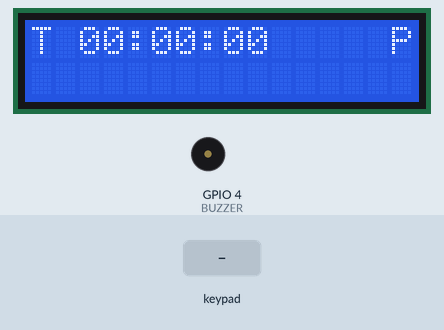
The sketch below on a simulated ESP32. Shown: 16×2 character LCD, buzzer (waves = sounding, pin HIGH). The test bench sets the inputs (shaded band). The local clock reads 2024-03-15 10:24:30 at power-on unless the sketch sets it.

Above: at 1.2 s.
1.3 s: key 'A' pressed
At 1.6 s:
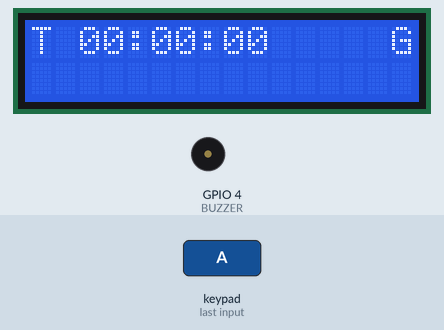
3.8 s: keypad keys 1 3 1 2 1 4 2 7 D pressed 0.4 s apart
At 7.8 s:
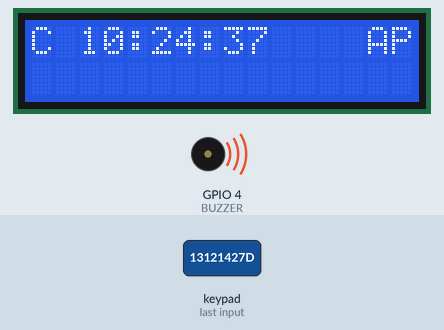
10.4 s: key 'D' pressed
At 11.2 s:
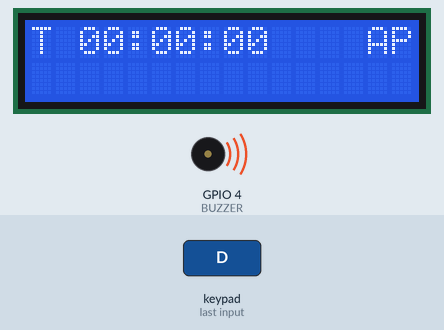
11.9 s: keypad keys 1 3 1 2 1 4 2 7 A pressed 0.4 s apart
At 15.7 s:
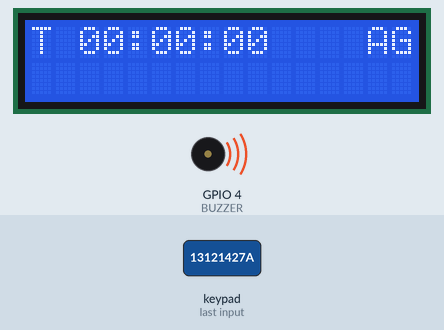
17.6 s: key 'B' pressed
At 18.0 s:
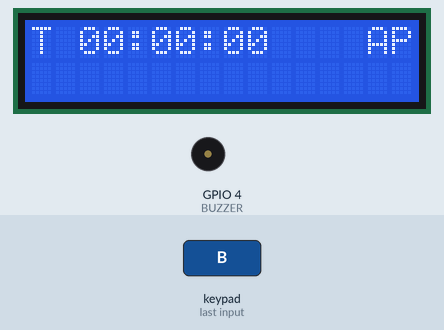
19.1 s: keypad keys 2 6 2 5 3 3 3 2 D pressed 0.4 s apart
At 23.8 s:
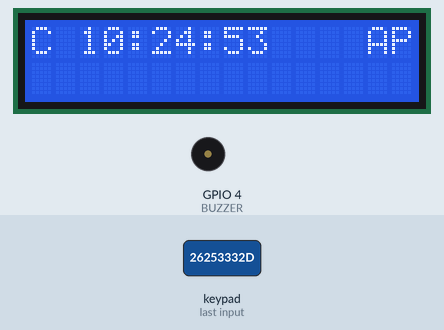
Timing chart, 0 to 25.3 s (numbered marks = the images above; inputs shaded):
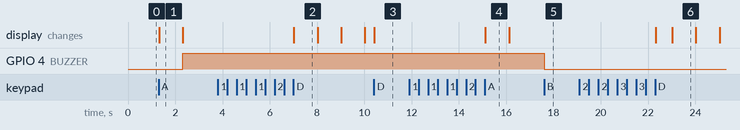

The sketch:

main_device_optimized.ino
```cpp
#include <Wire.h>
#include <LiquidCrystal_I2C.h>
#include <Keypad.h>
#include <RTClib.h>

LiquidCrystal_I2C lcd(0x27, 16, 2);
RTC_DS3231 rtc;

HardwareSerial SubSerial(2);

#define TX_SUB 17
#define RX_SUB 16
#define BUZZER 4

int timerDigits[4] = {0, 0, 0, 0};
int clockDigits[4] = {0, 0, 0, 0};

int cursorPos = 0;

bool settingMode = false;
bool displayClock = false;
bool timerRunning = false;

long remainingSeconds = 0;
unsigned long lastSecond = 0;

bool blinkState = true;
unsigned long blinkTimer = 0;
const int blinkInterval = 600;

const byte ROWS = 4;
const byte COLS = 4;

char keys[ROWS][COLS] = {
  {'1', '2', '3', 'A'},
  {'4', '5', '6', 'B'},
  {'7', '8', '9', 'C'},
  {'*', '0', '#', 'D'}
};

byte rowPins[ROWS] = {13, 12, 14, 27};
byte colPins[COLS] = {26, 25, 33, 32};

Keypad keypad = Keypad(makeKeymap(keys), rowPins, colPins, ROWS, COLS);

void setup() {
  Serial.begin(115200);
  Wire.begin(21, 22);
  lcd.init();
  lcd.backlight();
  rtc.begin();
  SubSerial.begin(115200, SERIAL_8N1, RX_SUB, TX_SUB);
  pinMode(BUZZER, OUTPUT);
  loadClockDigits();
}

void loop() {
  readKeypad();
  updateBlink();
  updateTimer();
  updateLCD();
  sendToSubsystem();
}

void updateBlink() {
  if (millis() - blinkTimer > blinkInterval) {
    blinkTimer = millis();
    blinkState = !blinkState;
  }
}

void readKeypad() {
  char key = keypad.getKey();
  if (!key) return;

  // Numeric input: 0-9
  if (key >= '0' && key <= '9' && settingMode) {
    int value = key - '0';

    if (displayClock) {
      if (validClockDigit(cursorPos, value)) {
        clockDigits[cursorPos] = value;
        moveCursorRight();
      }
    } else {
      if (validTimerDigit(cursorPos, value)) {
        timerDigits[cursorPos] = value;
        moveCursorRight();
      }
    }
  }

  if (key == '*' && settingMode) moveCursorLeft();
  if (key == '#' && settingMode) moveCursorRight();

  // Timer control: Start/Pause
  if (key == 'A' && !displayClock) {
    if (!timerRunning) {
      // FIX: Only calculate from digits if starting fresh (remainingSeconds is 0)
      // This prevents losing the seconds component when resuming from pause
      if (remainingSeconds == 0) {
        remainingSeconds = getTimerSeconds();
      }
      lastSecond = millis();  // Reset timing reference for accurate countdown
    }
    timerRunning = !timerRunning;
  }

  // Reset timer
  if (key == 'B') {
    timerRunning = false;
    remainingSeconds = 0;
    for (int i = 0; i < 4; i++) timerDigits[i] = 0;
    digitalWrite(BUZZER, LOW);
  }

  // Toggle editing mode
  if (key == 'C') {
    if (settingMode && displayClock) saveClock();
    settingMode = !settingMode;

    if (settingMode) {
      cursorPos = 0;
      if (displayClock) loadClockDigits();
    }
  }

  // Switch between clock and timer display
  if (key == 'D') {
    displayClock = !displayClock;
  }
}

void loadClockDigits() {
  DateTime now = rtc.now();
  clockDigits[0] = now.hour() / 10;
  clockDigits[1] = now.hour() % 10;
  clockDigits[2] = now.minute() / 10;
  clockDigits[3] = now.minute() % 10;
}

void saveClock() {
  DateTime now = rtc.now();
  int h = clockDigits[0] * 10 + clockDigits[1];
  int m = clockDigits[2] * 10 + clockDigits[3];
  rtc.adjust(DateTime(now.year(), now.month(), now.day(), h, m, 0));
}

bool validTimerDigit(int pos, int value) {
  if (pos == 0) return value <= 2;
  if (pos == 1) {
    if (timerDigits[0] == 2) return value <= 3;
    return true;
  }
  if (pos == 2) return value <= 5;
  return true;
}

bool validClockDigit(int pos, int value) {
  if (pos == 0) return value <= 2;
  if (pos == 1) {
    if (clockDigits[0] == 2) return value <= 3;
    return true;
  }
  if (pos == 2) return value <= 5;
  return true;
}

void moveCursorRight() {
  cursorPos++;
  if (cursorPos > 3) cursorPos = 3;
}

void moveCursorLeft() {
  cursorPos--;
  if (cursorPos < 0) cursorPos = 0;
}

long getTimerSeconds() {
  int h = timerDigits[0] * 10 + timerDigits[1];
  int m = timerDigits[2] * 10 + timerDigits[3];
  return h * 3600L + m * 60L;  // Using long literals for safety
}

// Convert 24-hour format to 12-hour format
void convert24to12(int hour24, int &hour12, bool &isPM) {
  isPM = (hour24 >= 12);
  if (hour24 == 0) {
    hour12 = 12;  // Midnight is 12:00 AM
  } else if (hour24 <= 12) {
    hour12 = hour24;
  } else {
    hour12 = hour24 - 12;  // 13:00 becomes 01:00 PM
  }
}

void updateTimer() {
  if (!timerRunning) return;

  if (millis() - lastSecond >= 1000) {
    lastSecond += 1000;

    if (remainingSeconds > 0) {
      remainingSeconds--;

      // Update display digits based on remaining time
      int h = remainingSeconds / 3600;
      int m = (remainingSeconds % 3600) / 60;

      timerDigits[0] = h / 10;
      timerDigits[1] = h % 10;
      timerDigits[2] = m / 10;
      timerDigits[3] = m % 10;
    } else {
      timerRunning = false;
      digitalWrite(BUZZER, HIGH);
    }
  }
}

void printDigit(int pos, int value) {
  int lcdPos[4] = {2, 3, 5, 6};
  lcd.setCursor(lcdPos[pos], 0);

  if (settingMode && pos == cursorPos && !blinkState)
    lcd.print(" ");
  else
    lcd.print(value);
}

void updateLCD() {
  lcd.setCursor(0, 0);

  if (displayClock) {
    DateTime now = rtc.now();

    lcd.print("C ");

    int h = settingMode ? clockDigits[0] * 10 + clockDigits[1] : now.hour();
    int m = settingMode ? clockDigits[2] * 10 + clockDigits[3] : now.minute();

    // Convert to 12-hour format
    int h12;
    bool isPM;
    convert24to12(h, h12, isPM);

    printDigit(0, h12 / 10);
    printDigit(1, h12 % 10);

    lcd.setCursor(4, 0);
    lcd.print(":");

    printDigit(2, m / 10);
    printDigit(3, m % 10);

    lcd.print(":");

    if (now.second() < 10) lcd.print("0");
    lcd.print(now.second());

    // Display AM/PM indicator
    lcd.setCursor(14, 0);
    lcd.print(isPM ? "P" : "A");
  } else {
    lcd.print("T ");

    printDigit(0, timerDigits[0]);
    printDigit(1, timerDigits[1]);

    lcd.setCursor(4, 0);
    lcd.print(":");

    printDigit(2, timerDigits[2]);
    printDigit(3, timerDigits[3]);

    lcd.print(":");

    int sec = remainingSeconds % 60;

    if (sec < 10) lcd.print("0");
    lcd.print(sec);

    lcd.setCursor(15, 0);

    if (timerRunning) lcd.print("G");
    else lcd.print("P");
  }
}

void sendToSubsystem() {
  char buffer[10];
  int d0, d1, d2, d3;

  if (displayClock) {
    if (settingMode) {
      d0 = clockDigits[0];
      d1 = clockDigits[1];
      d2 = clockDigits[2];
      d3 = clockDigits[3];
    } else {
      DateTime now = rtc.now();
      // Convert to 12-hour format for subsystem display
      int h12;
      bool isPM;
      convert24to12(now.hour(), h12, isPM);
      d0 = h12 / 10;
      d1 = h12 % 10;
      d2 = now.minute() / 10;
      d3 = now.minute() % 10;
    }
  } else {
    d0 = timerDigits[0];
    d1 = timerDigits[1];
    d2 = timerDigits[2];
    d3 = timerDigits[3];
  }

  sprintf(buffer, "%d%d%d%d%d%d\n", d0, d1, d2, d3, settingMode, cursorPos);
  SubSerial.print(buffer);
}
```

Measured:
- after the input at 1.3 s, GPIO 4 (BUZZER): LOW → HIGH after 1.0 s; the display: changes at once (image 1)
- after the input at 3.8 s, the display: changes after 3.2 s (image 2)
- after the input at 10.4 s, the display: changes at once (image 3)
- after the input at 11.9 s, the display: changes after 3.2 s (image 4)
- after the input at 17.6 s, GPIO 4 (BUZZER): HIGH → LOW at once
- after the input at 19.1 s, the display: first changes after 3.2 s (image 6 shows a later state)
- what the display in image 1 shows lasts 1.0 s, from 1.3 s to 2.3 s
